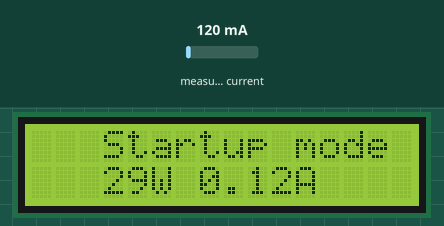
The sketch below on a simulated ESP32. Parts: 16×2 character LCD. The inputs (shaded band) are chosen by the test bench; at power-on: measured current 120 mA (analog values on the 0–4095 scale). WiFi joins after 1.5 s; servers stay silent unless stated; what the sketch prints to the serial monitor is not drawn.

Above: at 2.8 s.
2.9 s: measured current set to 40 mA
At 3.9 s:
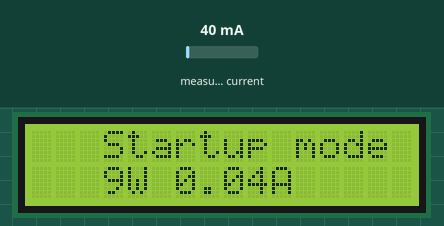
4.5 s: measured current set to 500 mA
At 6.4 s:
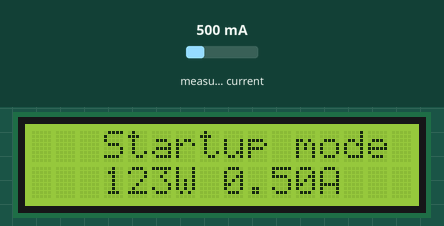
6.8 s: measured current set to 1000 mA
At 13.8 s:
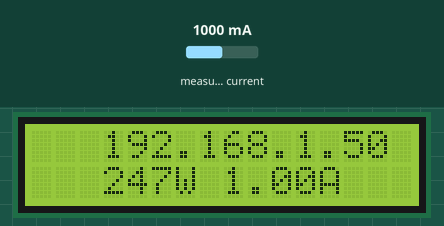
Timing chart, 0 to 15.3 s (numbered marks = the images above; inputs shaded):
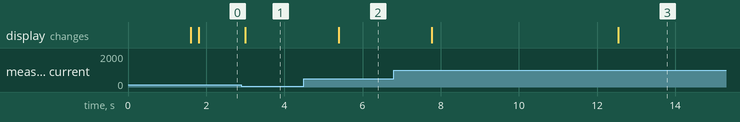

The sketch:

Sajee_HomeEnergyMonitor.ino
```cpp
#include <Arduino.h>
#include <LiquidCrystal_I2C.h>
#include "EmonLib.h"
#include "WiFi.h"
#include <driver/adc.h>

// The GPIO pin were the CT sensor is connected to (should be an ADC input)
#define ADC_INPUT 34

// The voltage in our apartment. Usually this is 230V for Europe, 110V for US.
// Ours is higher because the building has its own high voltage cabin.
#define HOME_VOLTAGE 247.0

// Force EmonLib to use 10bit ADC resolution
#define ADC_BITS    10
#define ADC_COUNTS  (1<<ADC_BITS)

// Create instances
//AWSConnector awsConnector;
EnergyMonitor emon1;

// Wifi credentials
const char *WIFI_SSID = "SUVENDU_4G";
const char *WIFI_PASSWORD = "9556444048";

// Create instance for LCD display on address 0x27
// (16 characters, 2 lines)
LiquidCrystal_I2C lcd(0x27, 16, 2);

// Array to store 30 readings (and then transmit in one-go to AWS)
short measurements[30];
short measureIndex = 0;
unsigned long lastMeasurement = 0;
unsigned long timeFinishedSetup = 0;

void writeEnergyToDisplay(double watts, double amps){
  lcd.setCursor(3, 1); // Start from column 3, first two are broken :/

  lcd.print((int)watts);
  lcd.print("W ");
  lcd.print(amps);
  lcd.print("A    ");
}

void printIPAddress(){
  lcd.setCursor(3,0);
  lcd.print(WiFi.localIP());
}


void connectToWiFi() {
  lcd.clear();
  lcd.setCursor(3, 0);
  lcd.print("WiFi...      ");

  WiFi.mode(WIFI_STA);
  WiFi.setHostname("esp32-energy-monitor");
  WiFi.begin(WIFI_SSID, WIFI_PASSWORD);

  // Only try 15 times to connect to the WiFi
  int retries = 0;
  while (WiFi.status() != WL_CONNECTED && retries < 15){
    delay(500);
    Serial.print(".");
    retries++;
  }

  // If we still couldn't connect to the WiFi, go to deep sleep for a
  // minute and try again.
  if(WiFi.status() != WL_CONNECTED){
      esp_sleep_enable_timer_wakeup(1 * 60L * 1000000L);
    esp_deep_sleep_start();
  }

  // If we get here, print the IP address on the LCD
  printIPAddress();
}

void setup()
{
  adc1_config_channel_atten(ADC1_CHANNEL_6, ADC_ATTEN_DB_11);
  analogReadResolution(10);
  Serial.begin(9600);

  lcd.init();
  lcd.backlight();

  connectToWiFi();

  // Initialize emon library (30 = calibration number)
  emon1.current(ADC_INPUT, 30);

  lcd.setCursor(3, 0);
  lcd.print("AWS connect   ");
//  awsConnector.setup();

  timeFinishedSetup = millis();
}

void loop(){
  unsigned long currentMillis = millis();

  // If it's been longer then 1000ms since we took a measurement, take one now!
  if(currentMillis - lastMeasurement > 1000){
    double amps = emon1.calcIrms(1480); // Calculate Irms only
    double watt = amps * HOME_VOLTAGE;

    // Update the display
    writeEnergyToDisplay(watt, amps);

    lastMeasurement = millis();

    // Readings are unstable the first 5 seconds when the device powers on
    // so ignore them until they stabilise.
    if(millis() - timeFinishedSetup < 10000){
      lcd.setCursor(3, 0);
      lcd.print("Startup mode   ");
    }else{
      printIPAddress();
      measurements[measureIndex] = watt;
      measureIndex++;
    }
  }

//  // When we have 30 measurements, send them to AWS!
//  if (measureIndex == 30) {
//    lcd.setCursor(3,0);
//    lcd.print("AWS upload..   ");
//
//    // Construct the JSON to send to AWS
//    String msg = "{\"readings\": [";
//
//    for (short i = 0; i <= 28; i++){
//      msg += measurements[i];
//      msg += ",";
//    }
//
//    msg += measurements[29];
//    msg += "]}";
//
//    awsConnector.sendMessage(msg);
//    measureIndex = 0;
//  }
//
//  // This keeps the MQTT connection stable
//  awsConnector.loop();
}
```

Measured:
- after the input at 2.9 s, the display: changes after 0.10 s (image 1)
- after the input at 4.5 s, the display: changes after 0.89 s (image 2)
- after the input at 6.8 s, the display: first changes after 0.97 s (image 3 shows a later state)
